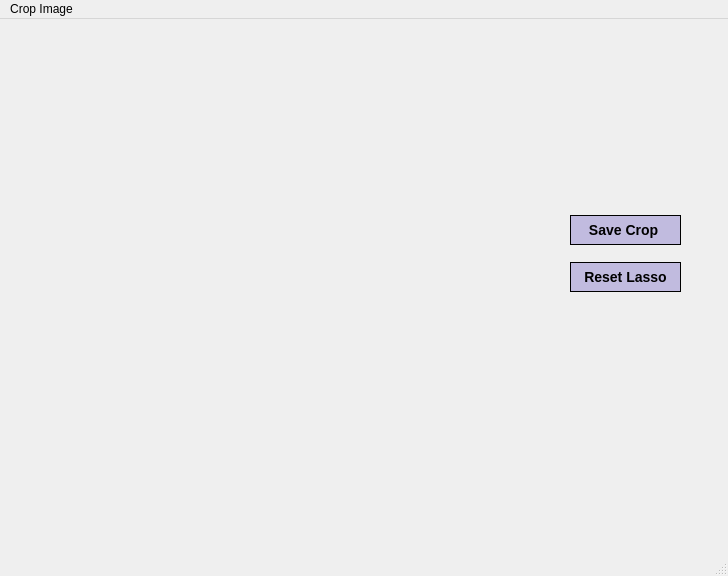
<?xml version="1.0" encoding="UTF-8"?>
<ui version="4.0">
 <class>CroppingWindow</class>
 <widget class="QMainWindow" name="CroppingWindow">
  <property name="geometry">
   <rect>
    <x>0</x>
    <y>0</y>
    <width>728</width>
    <height>576</height>
   </rect>
  </property>
  <property name="windowTitle">
   <string>MainWindow</string>
  </property>
  <widget class="QWidget" name="centralwidget">
   <widget class="QWidget" name="verticalLayoutWidget">
    <property name="geometry">
     <rect>
      <x>570</x>
      <y>185</y>
      <width>111</width>
      <height>101</height>
     </rect>
    </property>
    <layout class="QVBoxLayout" name="verticalLayout">
     <item>
      <widget class="QPushButton" name="saveCropButton">
       <property name="minimumSize">
        <size>
         <width>0</width>
         <height>30</height>
        </size>
       </property>
       <property name="styleSheet">
        <string notr="true">QPushButton {
    background-color: #C1BBDF; 
    color: black; /* Text color */
    border: 1px solid rgb(0, 0, 0);
    font-family: 'Courier New';
    font-size: 14px;
    font-weight: bold;
}
QPushButton:hover {
    background-color: #AEA7DD; /* Slightly darker blue on hover */
}
QPushButton:pressed {
    background-color: #8F85D0; /* Even darker blue when pressed */
}
</string>
       </property>
       <property name="text">
        <string>Save Crop </string>
       </property>
      </widget>
     </item>
     <item>
      <widget class="QPushButton" name="resetLassoButton">
       <property name="minimumSize">
        <size>
         <width>0</width>
         <height>30</height>
        </size>
       </property>
       <property name="styleSheet">
        <string notr="true">QPushButton {
    background-color: #C1BBDF; 
    color: black; /* Text color */
    border: 1px solid rgb(0, 0, 0);
    font-family: 'Courier New';
    font-size: 14px;
    font-weight: bold;
}
QPushButton:hover {
    background-color: #AEA7DD; /* Slightly darker blue on hover */
}
QPushButton:pressed {
    background-color: #8F85D0; /* Even darker blue when pressed */
}
</string>
       </property>
       <property name="text">
        <string>Reset Lasso</string>
       </property>
      </widget>
     </item>
    </layout>
   </widget>
   <widget class="QWidget" name="verticalLayoutWidget_2">
    <property name="geometry">
     <rect>
      <x>70</x>
      <y>40</y>
      <width>471</width>
      <height>451</height>
     </rect>
    </property>
    <layout class="QVBoxLayout" name="photoLayout">
     <property name="spacing">
      <number>0</number>
     </property>
    </layout>
   </widget>
  </widget>
  <widget class="QMenuBar" name="menubar">
   <property name="geometry">
    <rect>
     <x>0</x>
     <y>0</y>
     <width>728</width>
     <height>24</height>
    </rect>
   </property>
   <widget class="QMenu" name="menuCrop_Image">
    <property name="title">
     <string>Crop Image</string>
    </property>
   </widget>
   <addaction name="menuCrop_Image"/>
  </widget>
  <widget class="QStatusBar" name="statusbar"/>
 </widget>
 <resources/>
 <connections/>
</ui>
